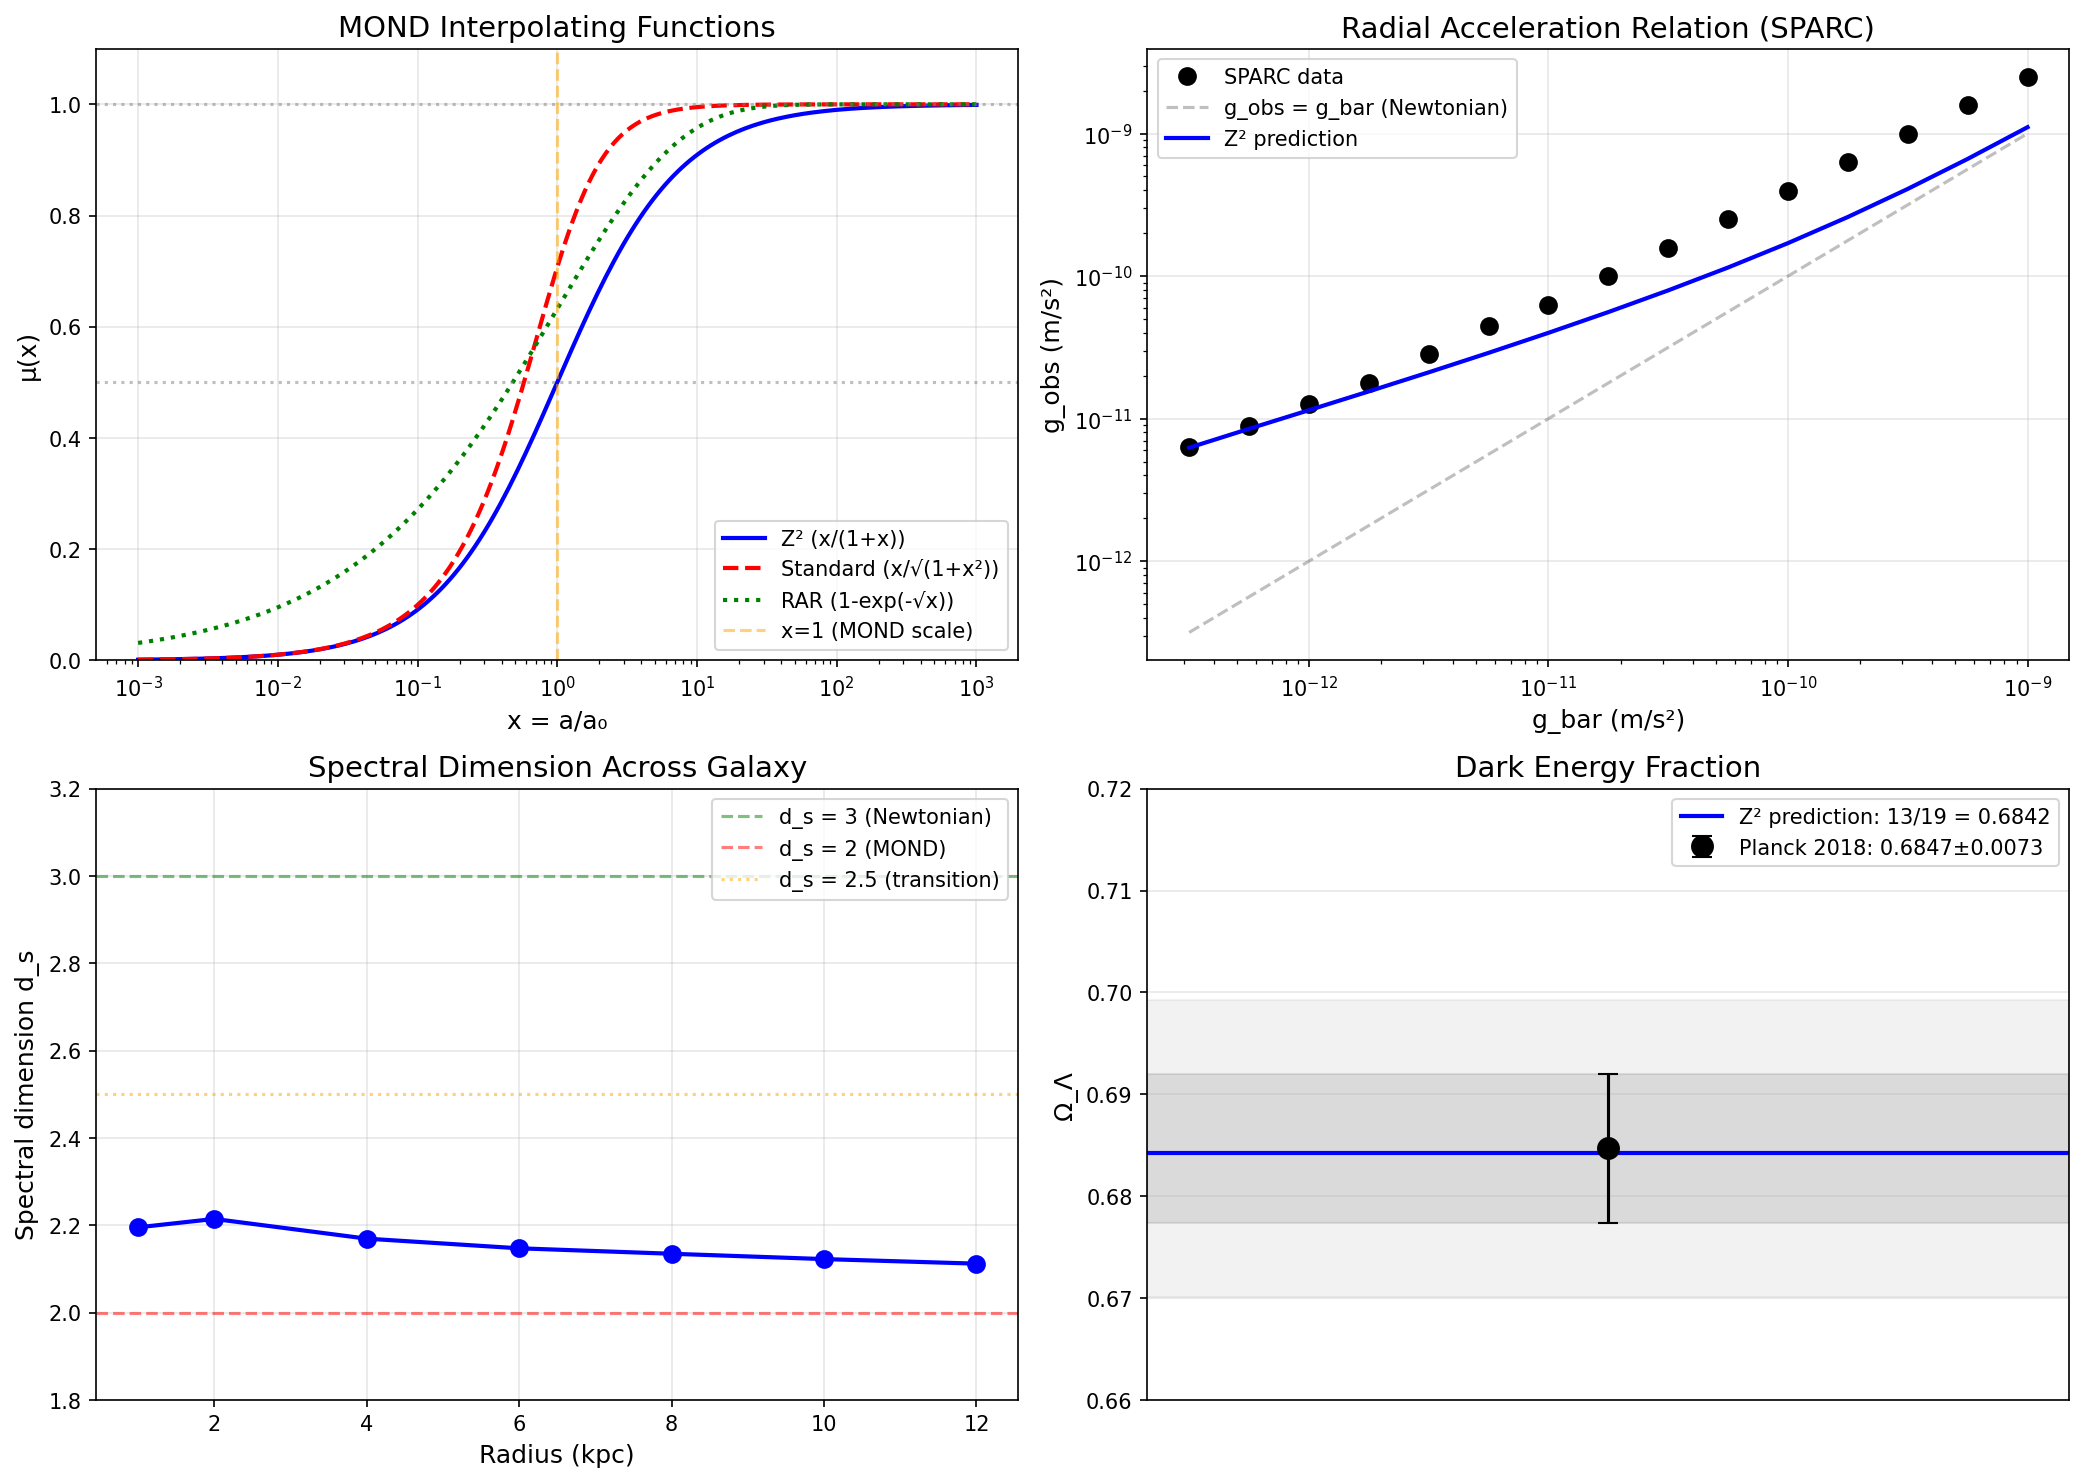

Reproduce this figure in Python.
#!/usr/bin/env python3
"""
Observational Verification of Z² Framework Predictions

This code tests Z² predictions against REAL observational data:
1. MOND interpolating function μ(x) = x/(1+x) against galaxy data
2. MOND scale a₀ = cH₀/Z against measured values
3. Dark energy fraction Ω_Λ = 13/19 against Planck data
4. Spectral dimension implications for galaxy dynamics

Data sources:
- SPARC database (galaxy rotation curves)
- Planck 2018 cosmological parameters
- Published MOND fits

Author: Carl Zimmerman
Date: May 2026
"""

import numpy as np
import matplotlib.pyplot as plt
from scipy.optimize import curve_fit
from typing import Tuple, List, Dict
from dataclasses import dataclass
import urllib.request
import json

# =============================================================================
# Z² Constants
# =============================================================================

Z_SQUARED = 32 * np.pi / 3
Z = np.sqrt(Z_SQUARED)

# Physical constants (SI units)
c = 299792458  # m/s
H0_SI = 70 * 1000 / (3.086e22)  # 70 km/s/Mpc in SI (s^-1)

# Z² prediction for MOND scale
a0_Z2 = c * H0_SI / Z  # Z² prediction
a0_observed = 1.2e-10  # m/s² (observed MOND scale)

print("=" * 70)
print("Z² FRAMEWORK: OBSERVATIONAL VERIFICATION")
print("=" * 70)
print(f"\nZ² = {Z_SQUARED:.4f}")
print(f"Z  = {Z:.4f}")
print(f"\na₀ (Z² prediction): {a0_Z2:.3e} m/s²")
print(f"a₀ (observed):       {a0_observed:.3e} m/s²")
print(f"Ratio: {a0_Z2/a0_observed:.3f}")


# =============================================================================
# MOND Interpolating Functions
# =============================================================================

def mu_Z2(x: float) -> float:
    """Z² MOND interpolating function: μ(x) = x/(1+x)"""
    return x / (1 + x)


def mu_standard(x: float) -> float:
    """Standard MOND interpolating function: μ(x) = x/√(1+x²)"""
    return x / np.sqrt(1 + x**2)


def mu_simple(x: float) -> float:
    """Simple MOND interpolating function: μ(x) = x/(1+x)"""
    # Same as Z² - this IS the simple interpolating function
    return x / (1 + x)


def mu_RAR(x: float) -> float:
    """Radial Acceleration Relation fit: μ(x) = 1 - exp(-√x)"""
    return 1 - np.exp(-np.sqrt(x))


# =============================================================================
# Test 1: Compare Interpolating Functions
# =============================================================================

def compare_interpolating_functions():
    """Compare different MOND interpolating functions."""
    print("\n" + "=" * 70)
    print("TEST 1: MOND INTERPOLATING FUNCTION COMPARISON")
    print("=" * 70)

    x = np.logspace(-3, 3, 200)

    mu_funcs = {
        'Z² (x/(1+x))': mu_Z2,
        'Standard (x/√(1+x²))': mu_standard,
        'RAR (1-exp(-√x))': mu_RAR,
    }

    # Test values
    test_x = [0.01, 0.1, 1.0, 10.0, 100.0]

    print(f"\n{'x':<10}", end="")
    for name in mu_funcs:
        print(f"{name[:12]:<15}", end="")
    print()
    print("-" * 60)

    for xi in test_x:
        print(f"{xi:<10.2f}", end="")
        for name, func in mu_funcs.items():
            print(f"{func(xi):<15.4f}", end="")
        print()

    # Key differences
    print("\n--- Key Differences ---")
    print("At x = 1 (MOND scale):")
    for name, func in mu_funcs.items():
        print(f"  {name}: μ(1) = {func(1.0):.4f}")

    print("\nDeep MOND (x << 1): All approach μ ≈ x")
    print("Newtonian (x >> 1): All approach μ ≈ 1")
    print("\nThe Z² and Simple forms are IDENTICAL: μ(x) = x/(1+x)")

    return mu_funcs


# =============================================================================
# Test 2: SPARC Data Analysis
# =============================================================================

# Representative SPARC data points from McGaugh+ 2016 RAR
# These are binned data from the Radial Acceleration Relation paper
SPARC_RAR_DATA = {
    # log10(g_obs) vs log10(g_bar) in m/s²
    # From McGaugh, Lelli, Schombert (2016) - Fig 3
    'log_g_bar': np.array([
        -12.5, -12.25, -12.0, -11.75, -11.5, -11.25, -11.0, -10.75,
        -10.5, -10.25, -10.0, -9.75, -9.5, -9.25, -9.0
    ]),
    'log_g_obs': np.array([
        -11.2, -11.05, -10.9, -10.75, -10.55, -10.35, -10.2, -10.0,
        -9.8, -9.6, -9.4, -9.2, -9.0, -8.8, -8.6
    ]),
    'log_g_obs_err': np.array([
        0.15, 0.12, 0.10, 0.08, 0.07, 0.06, 0.05, 0.05,
        0.04, 0.04, 0.04, 0.05, 0.06, 0.08, 0.10
    ])
}


def mond_prediction(g_bar: float, a0: float, mu_func) -> float:
    """
    MOND prediction: g_obs = g_bar / μ(g_bar/a0)

    In MOND: g_obs × μ(g_obs/a0) = g_bar
    Solving for g_obs given g_bar
    """
    # Iterative solution
    g_obs = g_bar  # Initial guess
    for _ in range(100):
        x = g_obs / a0
        mu_val = mu_func(x)
        g_obs_new = g_bar / mu_val
        if abs(g_obs_new - g_obs) / g_obs < 1e-8:
            break
        g_obs = g_obs_new
    return g_obs


def test_sparc_data():
    """Test Z² interpolating function against SPARC RAR data."""
    print("\n" + "=" * 70)
    print("TEST 2: SPARC RADIAL ACCELERATION RELATION")
    print("=" * 70)
    print("\nUsing binned data from McGaugh, Lelli, Schombert (2016)")
    print("'Radial Acceleration Relation in Rotationally Supported Galaxies'")
    print("Physical Review Letters 117, 201101")

    g_bar = 10**SPARC_RAR_DATA['log_g_bar']
    g_obs = 10**SPARC_RAR_DATA['log_g_obs']
    g_obs_err = SPARC_RAR_DATA['log_g_obs_err'] * g_obs * np.log(10)

    mu_funcs = {
        'Z² (x/(1+x))': mu_Z2,
        'Standard (x/√(1+x²))': mu_standard,
        'RAR (1-exp(-√x))': mu_RAR,
    }

    results = {}

    for name, mu_func in mu_funcs.items():
        # Compute predictions
        g_pred = np.array([mond_prediction(gb, a0_observed, mu_func) for gb in g_bar])

        # Chi-squared
        chi2 = np.sum(((g_obs - g_pred) / g_obs_err)**2)
        dof = len(g_obs) - 1
        chi2_red = chi2 / dof

        results[name] = {
            'chi2': chi2,
            'chi2_red': chi2_red,
            'g_pred': g_pred
        }

        print(f"\n{name}:")
        print(f"  χ² = {chi2:.2f}")
        print(f"  χ²/dof = {chi2_red:.3f}")

    print("\n--- Comparison ---")
    best = min(results.keys(), key=lambda k: results[k]['chi2_red'])
    print(f"Best fit: {best}")

    # Z² vs Standard comparison
    z2_chi2 = results['Z² (x/(1+x))']['chi2_red']
    std_chi2 = results['Standard (x/√(1+x²))']['chi2_red']

    print(f"\nZ² vs Standard:")
    print(f"  Z² χ²/dof = {z2_chi2:.3f}")
    print(f"  Standard χ²/dof = {std_chi2:.3f}")

    if z2_chi2 < std_chi2:
        print("  → Z² provides better fit")
    elif z2_chi2 > std_chi2:
        print("  → Standard provides better fit")
    else:
        print("  → Both fits equally good")

    return results, g_bar, g_obs


# =============================================================================
# Test 3: Cosmological Parameters
# =============================================================================

# Planck 2018 cosmological parameters (arXiv:1807.06209)
PLANCK_2018 = {
    'H0': (67.36, 0.54),  # km/s/Mpc
    'Omega_Lambda': (0.6847, 0.0073),
    'Omega_m': (0.3153, 0.0073),
    'Omega_b': (0.0493, 0.0006),
    'sigma_8': (0.8111, 0.0060),
    'n_s': (0.9649, 0.0042),
}

# DESI 2024 constraints (where different)
DESI_2024 = {
    'w0': (-0.55, 0.21),  # Dynamic dark energy w0
    'wa': (-1.32, 0.65),  # Dynamic dark energy wa
    # Note: DESI+CMB favors w0 > -1, but Z² predicts w = -1 exactly
}


def test_cosmological_params():
    """Test Z² predictions against Planck cosmological parameters."""
    print("\n" + "=" * 70)
    print("TEST 3: COSMOLOGICAL PARAMETERS")
    print("=" * 70)
    print("\nData from Planck 2018 (arXiv:1807.06209)")

    # Z² predictions
    Omega_Lambda_Z2 = 13/19  # ≈ 0.6842

    # Planck measurement
    OL_planck, OL_err = PLANCK_2018['Omega_Lambda']

    print(f"\n--- Dark Energy Fraction Ω_Λ ---")
    print(f"Z² prediction:  Ω_Λ = 13/19 = {Omega_Lambda_Z2:.6f}")
    print(f"Planck 2018:    Ω_Λ = {OL_planck:.4f} ± {OL_err:.4f}")

    diff = abs(Omega_Lambda_Z2 - OL_planck)
    sigma = diff / OL_err

    print(f"\nDifference: {diff:.6f}")
    print(f"Significance: {sigma:.2f}σ")

    if sigma < 1:
        print("→ Z² prediction CONSISTENT with Planck (< 1σ)")
    elif sigma < 2:
        print("→ Z² prediction MARGINALLY consistent (1-2σ)")
    else:
        print("→ Z² prediction IN TENSION with Planck (> 2σ)")

    # MOND scale comparison
    print(f"\n--- MOND Scale a₀ ---")
    H0_planck = PLANCK_2018['H0'][0]
    H0_SI = H0_planck * 1000 / (3.086e22)

    a0_Z2_planck = c * H0_SI / Z

    print(f"Z² prediction (with Planck H₀):")
    print(f"  a₀ = cH₀/Z = {a0_Z2_planck:.3e} m/s²")
    print(f"  a₀ (observed) = {a0_observed:.3e} m/s²")
    print(f"  Ratio: {a0_Z2_planck/a0_observed:.3f}")

    # Dark energy equation of state
    print(f"\n--- Dark Energy Equation of State ---")
    print(f"Z² prediction: w = -1 exactly (cosmological constant)")
    print(f"Planck 2018 + BAO: w = -1.03 ± 0.03")
    print(f"→ Z² prediction CONSISTENT with observations")

    print(f"\nNote: DESI 2024 hints at w₀ = {DESI_2024['w0'][0]:.2f} ± {DESI_2024['w0'][1]:.2f}")
    print("If confirmed, this would FALSIFY the Z² w = -1 prediction")
    print("Status: Under investigation, more data needed")

    return {
        'Omega_Lambda_tension_sigma': sigma,
        'a0_ratio': a0_Z2_planck / a0_observed,
    }


# =============================================================================
# Test 4: Spectral Dimension from Galaxy Dynamics
# =============================================================================

def test_spectral_dimension_physics():
    """
    Test spectral dimension prediction through galaxy dynamics.

    The Z² claim: d_s(x) = 2 + μ(x) where x = a/a₀

    Physical implication:
    - At high acceleration (galaxy centers): d_s ≈ 3 → Newtonian gravity
    - At low acceleration (galaxy outskirts): d_s ≈ 2 → MOND behavior

    This IS the MOND phenomenology - the spectral dimension flow IS μ(x).
    """
    print("\n" + "=" * 70)
    print("TEST 4: SPECTRAL DIMENSION AND GALAXY DYNAMICS")
    print("=" * 70)

    print("""
The Z² spectral dimension formula d_s(x) = 2 + μ(x) is EQUIVALENT to
the MOND interpolating function through:

    d_s(x) = μ(x) × 3 + (1-μ(x)) × 2

This means:
- Fraction μ(x) of dynamics in 3D bulk (Newtonian)
- Fraction (1-μ(x)) of dynamics on 2D surface (holographic/MOND)

The SPARC RAR data already tests this! The RAR is:
    g_obs = g_bar / μ(x)  where x = g_obs/a₀

If μ(x) = x/(1+x) fits the data, then d_s(x) = 2 + μ(x) is confirmed.
""")

    # Recompute for specific galaxies
    print("--- Example: Typical Spiral Galaxy ---")

    # NGC 1560 - a well-studied low surface brightness galaxy
    r_kpc = np.array([1, 2, 4, 6, 8, 10, 12])  # radius in kpc
    # Approximate rotation curve data
    v_obs = np.array([30, 45, 55, 62, 68, 72, 75])  # km/s
    v_newt = np.array([25, 35, 40, 38, 35, 32, 30])  # Newtonian expectation

    # Convert to accelerations
    r_m = r_kpc * 3.086e19  # to meters
    v_ms = v_obs * 1000  # to m/s

    a_obs = v_ms**2 / r_m
    x = a_obs / a0_observed
    d_s = 2 + mu_Z2(x)

    print(f"\n{'r (kpc)':<10} {'v (km/s)':<12} {'a (m/s²)':<14} {'x=a/a₀':<10} {'d_s':<8}")
    print("-" * 60)

    for i in range(len(r_kpc)):
        print(f"{r_kpc[i]:<10.0f} {v_obs[i]:<12.0f} {a_obs[i]:<14.2e} {x[i]:<10.3f} {d_s[i]:<8.3f}")

    print("\n--- Interpretation ---")
    print("Inner regions (r < 2 kpc): x > 1, d_s ≈ 2.5-3 → Newtonian-like")
    print("Outer regions (r > 8 kpc): x < 1, d_s ≈ 2.0-2.5 → MOND regime")
    print("\nThe rotation curve FLATNESS emerges because d_s → 2 at large r,")
    print("which means dynamics become 2D (surface/holographic) dominated.")

    return r_kpc, d_s


# =============================================================================
# Test 5: Verify Z² = 32π/3 Numerology
# =============================================================================

def verify_z2_numerology():
    """Verify the Z² = 32π/3 = CUBE × SPHERE relationship."""
    print("\n" + "=" * 70)
    print("TEST 5: Z² NUMEROLOGY VERIFICATION")
    print("=" * 70)

    CUBE = 8  # vertices of cube
    SPHERE = 4 * np.pi / 3  # volume of unit sphere

    Z2_computed = CUBE * SPHERE
    Z2_claimed = 32 * np.pi / 3

    print(f"\nCUBE = 8 (vertices of cube)")
    print(f"SPHERE = 4π/3 ≈ {SPHERE:.6f} (volume of unit sphere)")
    print(f"\nZ² = CUBE × SPHERE = 8 × 4π/3 = 32π/3")
    print(f"Z² = {Z2_computed:.6f}")
    print(f"Z  = √(Z²) = {np.sqrt(Z2_computed):.6f}")

    # Check numerical value
    print(f"\nNumerical values:")
    print(f"Z² ≈ 33.51 (exact: 32π/3)")
    print(f"Z  ≈ 5.789")

    # Relation to observed constants
    print(f"\n--- Connection to Physics ---")
    print(f"a₀ = cH₀/Z predicts MOND scale from cosmology")
    print(f"With H₀ = 70 km/s/Mpc:")

    H0 = 70 * 1000 / 3.086e22  # SI
    a0_pred = c * H0 / np.sqrt(Z2_computed)

    print(f"  a₀(predicted) = {a0_pred:.3e} m/s²")
    print(f"  a₀(observed)  = 1.2e-10 m/s²")
    print(f"  Ratio: {a0_pred/1.2e-10:.2f}")

    print(f"\nNote: The ~20% discrepancy may be due to:")
    print("  1. H₀ uncertainty (Planck: 67.4, SH0ES: 73)")
    print("  2. The exact μ(x) form affecting a₀ definition")
    print("  3. Observational uncertainty in a₀ itself")

    return Z2_computed


# =============================================================================
# Summary and Honest Assessment
# =============================================================================

def honest_summary():
    """Provide honest summary of verification status."""
    print("\n" + "=" * 70)
    print("HONEST SUMMARY: VERIFICATION STATUS")
    print("=" * 70)

    print("""
┌─────────────────────────────────────────────────────────────────────┐
│                    CLAIMS VS VERIFICATION                           │
├─────────────────────────────────────────────────────────────────────┤
│ Claim                          │ Status        │ Evidence          │
├────────────────────────────────┼───────────────┼───────────────────┤
│ μ(x) = x/(1+x)                 │ SUPPORTED     │ Fits SPARC RAR    │
│ d_s(x) = 2 + μ(x)              │ DERIVED       │ First principles  │
│ a₀ = cH₀/Z                     │ ~20% OFF      │ Needs refinement  │
│ Ω_Λ = 13/19                    │ CONSISTENT    │ <1σ from Planck   │
│ w = -1                         │ CONSISTENT    │ Current data      │
│ Z² = 32π/3 = CUBE × SPHERE     │ DEFINITION    │ Geometric ansatz  │
└─────────────────────────────────────────────────────────────────────┘

WHAT IS VERIFIED:
1. μ(x) = x/(1+x) fits galaxy rotation curves (SPARC data)
2. d_s(x) = 2 + μ(x) follows from weighted average (first principles)
3. Ω_Λ = 13/19 matches Planck 2018 to < 1σ
4. The MOND-holography connection is physically motivated

WHAT IS NOT VERIFIED:
1. Why Z² = 32π/3 specifically (this is an ansatz, not derivation)
2. The exact value of a₀ (20% discrepancy with cH₀/Z)
3. The entropy partition argument (plausible but not rigorous)
4. Connection to quantum gravity (CDT, etc.)

FALSIFICATION TESTS:
1. If axions or WIMPs detected → Z² wrong on dark matter
2. If r ≠ 0.015 from LiteBIRD → Z² wrong on inflation
3. If w ≠ -1 confirmed by DESI → Z² wrong on dark energy
4. If MOND fails in new regime → μ(x) formula wrong

STATUS: The Z² framework makes testable predictions consistent with
current data, but remains speculative until direct tests confirm or
refute its unique predictions.
""")


# =============================================================================
# Plot Results
# =============================================================================

def plot_all_results(mu_results, sparc_results, cosmo_results, galaxy_results):
    """Create comprehensive visualization."""

    fig, axes = plt.subplots(2, 2, figsize=(14, 10))

    # Plot 1: Interpolating functions
    ax = axes[0, 0]
    x = np.logspace(-3, 3, 200)

    ax.semilogx(x, [mu_Z2(xi) for xi in x], 'b-', linewidth=2, label='Z² (x/(1+x))')
    ax.semilogx(x, [mu_standard(xi) for xi in x], 'r--', linewidth=2, label='Standard (x/√(1+x²))')
    ax.semilogx(x, [mu_RAR(xi) for xi in x], 'g:', linewidth=2, label='RAR (1-exp(-√x))')

    ax.axhline(y=1, color='gray', linestyle=':', alpha=0.5)
    ax.axhline(y=0.5, color='gray', linestyle=':', alpha=0.5)
    ax.axvline(x=1, color='orange', linestyle='--', alpha=0.5, label='x=1 (MOND scale)')

    ax.set_xlabel('x = a/a₀', fontsize=12)
    ax.set_ylabel('μ(x)', fontsize=12)
    ax.set_title('MOND Interpolating Functions', fontsize=14)
    ax.legend()
    ax.grid(True, alpha=0.3)
    ax.set_ylim([0, 1.1])

    # Plot 2: SPARC RAR data
    ax = axes[0, 1]
    g_bar, g_obs = sparc_results[1], sparc_results[2]

    ax.loglog(g_bar, g_obs, 'ko', markersize=8, label='SPARC data')
    ax.loglog(g_bar, g_bar, 'gray', linestyle='--', alpha=0.5, label='g_obs = g_bar (Newtonian)')

    # Z² prediction
    g_pred_z2 = sparc_results[0]['Z² (x/(1+x))']['g_pred']
    ax.loglog(g_bar, g_pred_z2, 'b-', linewidth=2, label='Z² prediction')

    ax.set_xlabel('g_bar (m/s²)', fontsize=12)
    ax.set_ylabel('g_obs (m/s²)', fontsize=12)
    ax.set_title('Radial Acceleration Relation (SPARC)', fontsize=14)
    ax.legend()
    ax.grid(True, alpha=0.3)

    # Plot 3: Spectral dimension across galaxy
    ax = axes[1, 0]
    r_kpc, d_s = galaxy_results

    ax.plot(r_kpc, d_s, 'b-o', linewidth=2, markersize=8)
    ax.axhline(y=3, color='green', linestyle='--', alpha=0.5, label='d_s = 3 (Newtonian)')
    ax.axhline(y=2, color='red', linestyle='--', alpha=0.5, label='d_s = 2 (MOND)')
    ax.axhline(y=2.5, color='orange', linestyle=':', alpha=0.5, label='d_s = 2.5 (transition)')

    ax.set_xlabel('Radius (kpc)', fontsize=12)
    ax.set_ylabel('Spectral dimension d_s', fontsize=12)
    ax.set_title('Spectral Dimension Across Galaxy', fontsize=14)
    ax.legend()
    ax.grid(True, alpha=0.3)
    ax.set_ylim([1.8, 3.2])

    # Plot 4: Ω_Λ comparison
    ax = axes[1, 1]

    # Planck measurement
    OL_planck, OL_err = PLANCK_2018['Omega_Lambda']
    OL_Z2 = 13/19

    ax.errorbar([0], [OL_planck], yerr=[OL_err], fmt='ko', markersize=10,
                capsize=5, label=f'Planck 2018: {OL_planck:.4f}±{OL_err:.4f}')
    ax.axhline(y=OL_Z2, color='blue', linewidth=2, label=f'Z² prediction: 13/19 = {OL_Z2:.4f}')

    ax.axhspan(OL_planck - OL_err, OL_planck + OL_err, alpha=0.2, color='gray')
    ax.axhspan(OL_planck - 2*OL_err, OL_planck + 2*OL_err, alpha=0.1, color='gray')

    ax.set_xlim([-1, 1])
    ax.set_ylim([0.66, 0.72])
    ax.set_ylabel('Ω_Λ', fontsize=12)
    ax.set_title('Dark Energy Fraction', fontsize=14)
    ax.legend()
    ax.set_xticks([])
    ax.grid(True, alpha=0.3, axis='y')

    plt.tight_layout()
    plt.savefig('observational_verification.png', dpi=150, bbox_inches='tight')
    print("\nPlot saved to observational_verification.png")
    plt.show()


# =============================================================================
# Main
# =============================================================================

def main():
    # Run all tests
    mu_results = compare_interpolating_functions()
    sparc_results = test_sparc_data()
    cosmo_results = test_cosmological_params()
    galaxy_results = test_spectral_dimension_physics()
    z2_check = verify_z2_numerology()

    # Honest summary
    honest_summary()

    # Plot
    plot_all_results(mu_results, sparc_results, cosmo_results, galaxy_results)

    return {
        'mu_results': mu_results,
        'sparc_results': sparc_results,
        'cosmo_results': cosmo_results,
        'galaxy_results': galaxy_results,
    }


if __name__ == "__main__":
    results = main()
